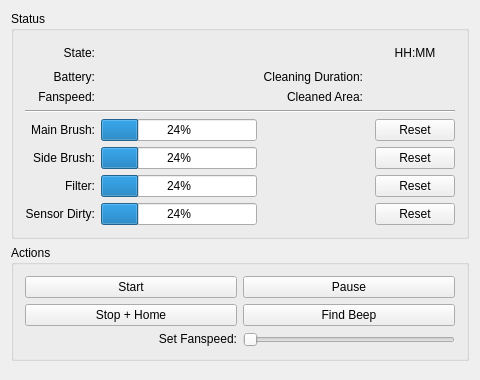
<?xml version="1.0" encoding="UTF-8"?>
<ui version="4.0">
 <class>MainWindow</class>
 <widget class="QMainWindow" name="MainWindow">
  <property name="geometry">
   <rect>
    <x>0</x>
    <y>0</y>
    <width>480</width>
    <height>380</height>
   </rect>
  </property>
  <property name="windowTitle">
   <string>Sauger</string>
  </property>
  <widget class="QWidget" name="centralWidget">
   <layout class="QVBoxLayout" name="verticalLayout">
    <item>
     <widget class="QGroupBox" name="groupBox_2">
      <property name="title">
       <string>Status</string>
      </property>
      <layout class="QVBoxLayout" name="verticalLayout_3">
       <item>
        <layout class="QGridLayout" name="gridLayout_2">
         <item row="7" column="2" colspan="2">
          <widget class="QLabel" name="tme_sidebrush">
           <property name="text">
            <string/>
           </property>
          </widget>
         </item>
         <item row="2" column="0">
          <widget class="QLabel" name="fanspeedLabel">
           <property name="text">
            <string>Fanspeed:</string>
           </property>
           <property name="alignment">
            <set>Qt::AlignRight|Qt::AlignTrailing|Qt::AlignVCenter</set>
           </property>
          </widget>
         </item>
         <item row="6" column="0">
          <widget class="QLabel" name="mainBrushLabel">
           <property name="text">
            <string>Main Brush:</string>
           </property>
           <property name="alignment">
            <set>Qt::AlignRight|Qt::AlignTrailing|Qt::AlignVCenter</set>
           </property>
          </widget>
         </item>
         <item row="8" column="1">
          <widget class="QProgressBar" name="con_filter">
           <property name="value">
            <number>24</number>
           </property>
          </widget>
         </item>
         <item row="6" column="1">
          <widget class="QProgressBar" name="con_mainbrush">
           <property name="value">
            <number>24</number>
           </property>
          </widget>
         </item>
         <item row="8" column="2" colspan="2">
          <widget class="QLabel" name="tme_filter">
           <property name="text">
            <string/>
           </property>
          </widget>
         </item>
         <item row="2" column="2">
          <widget class="QLabel" name="cleanedAreaLabel">
           <property name="text">
            <string>Cleaned Area:</string>
           </property>
           <property name="alignment">
            <set>Qt::AlignRight|Qt::AlignTrailing|Qt::AlignVCenter</set>
           </property>
          </widget>
         </item>
         <item row="1" column="0">
          <widget class="QLabel" name="BatteryLabel">
           <property name="text">
            <string>Battery:</string>
           </property>
           <property name="alignment">
            <set>Qt::AlignRight|Qt::AlignTrailing|Qt::AlignVCenter</set>
           </property>
          </widget>
         </item>
         <item row="9" column="0">
          <widget class="QLabel" name="sensorLabel">
           <property name="text">
            <string>Sensor Dirty:</string>
           </property>
           <property name="alignment">
            <set>Qt::AlignRight|Qt::AlignTrailing|Qt::AlignVCenter</set>
           </property>
          </widget>
         </item>
         <item row="1" column="2">
          <widget class="QLabel" name="cleaningSinceLabel">
           <property name="text">
            <string>Cleaning Duration:</string>
           </property>
           <property name="alignment">
            <set>Qt::AlignRight|Qt::AlignTrailing|Qt::AlignVCenter</set>
           </property>
          </widget>
         </item>
         <item row="2" column="1">
          <widget class="QLabel" name="nfo_fanspeed">
           <property name="text">
            <string/>
           </property>
          </widget>
         </item>
         <item row="7" column="0">
          <widget class="QLabel" name="sideBrushLabel">
           <property name="text">
            <string>Side Brush:</string>
           </property>
           <property name="alignment">
            <set>Qt::AlignRight|Qt::AlignTrailing|Qt::AlignVCenter</set>
           </property>
          </widget>
         </item>
         <item row="7" column="1">
          <widget class="QProgressBar" name="con_sidebrush">
           <property name="value">
            <number>24</number>
           </property>
          </widget>
         </item>
         <item row="6" column="2" colspan="2">
          <widget class="QLabel" name="tme_mainbrush">
           <property name="text">
            <string/>
           </property>
          </widget>
         </item>
         <item row="1" column="1">
          <widget class="QLabel" name="nfo_battery">
           <property name="text">
            <string/>
           </property>
          </widget>
         </item>
         <item row="9" column="1">
          <widget class="QProgressBar" name="con_sensor">
           <property name="value">
            <number>24</number>
           </property>
          </widget>
         </item>
         <item row="8" column="0">
          <widget class="QLabel" name="filterLabel">
           <property name="text">
            <string>Filter:</string>
           </property>
           <property name="alignment">
            <set>Qt::AlignRight|Qt::AlignTrailing|Qt::AlignVCenter</set>
           </property>
          </widget>
         </item>
         <item row="0" column="0">
          <widget class="QLabel" name="stateLabel">
           <property name="text">
            <string>State:</string>
           </property>
           <property name="alignment">
            <set>Qt::AlignRight|Qt::AlignTrailing|Qt::AlignVCenter</set>
           </property>
          </widget>
         </item>
         <item row="9" column="2" colspan="2">
          <widget class="QLabel" name="tme_sensor">
           <property name="text">
            <string/>
           </property>
          </widget>
         </item>
         <item row="9" column="4">
          <widget class="QPushButton" name="pushButtonRstSensor">
           <property name="text">
            <string>Reset</string>
           </property>
          </widget>
         </item>
         <item row="0" column="4">
          <widget class="QPushButton" name="tme_now">
           <property name="text">
            <string>HH:MM</string>
           </property>
           <property name="flat">
            <bool>true</bool>
           </property>
          </widget>
         </item>
         <item row="1" column="3" colspan="2">
          <widget class="QLabel" name="nfo_clean">
           <property name="text">
            <string/>
           </property>
          </widget>
         </item>
         <item row="2" column="3" colspan="2">
          <widget class="QLabel" name="nfo_area">
           <property name="text">
            <string/>
           </property>
          </widget>
         </item>
         <item row="0" column="1" colspan="3">
          <widget class="QLabel" name="nfo_state">
           <property name="text">
            <string/>
           </property>
          </widget>
         </item>
         <item row="8" column="4">
          <widget class="QPushButton" name="pushButtonRstFilter">
           <property name="text">
            <string>Reset</string>
           </property>
          </widget>
         </item>
         <item row="7" column="4">
          <widget class="QPushButton" name="pushButtonRstSide">
           <property name="text">
            <string>Reset</string>
           </property>
          </widget>
         </item>
         <item row="6" column="4">
          <widget class="QPushButton" name="pushButtonRstMain">
           <property name="text">
            <string>Reset</string>
           </property>
          </widget>
         </item>
         <item row="5" column="0" colspan="5">
          <widget class="Line" name="line">
           <property name="orientation">
            <enum>Qt::Horizontal</enum>
           </property>
          </widget>
         </item>
        </layout>
       </item>
      </layout>
     </widget>
    </item>
    <item>
     <widget class="QGroupBox" name="groupBoxAction">
      <property name="title">
       <string>Actions</string>
      </property>
      <layout class="QGridLayout" name="gridLayout">
       <item row="0" column="1">
        <widget class="QPushButton" name="pushButtonPause">
         <property name="text">
          <string>Pause</string>
         </property>
        </widget>
       </item>
       <item row="2" column="0">
        <widget class="QPushButton" name="pushButtonHome">
         <property name="text">
          <string>Stop + Home</string>
         </property>
        </widget>
       </item>
       <item row="0" column="0">
        <widget class="QPushButton" name="pushButtonStart">
         <property name="text">
          <string>Start</string>
         </property>
        </widget>
       </item>
       <item row="2" column="1">
        <widget class="QPushButton" name="pushButtonFind">
         <property name="text">
          <string>Find Beep</string>
         </property>
        </widget>
       </item>
       <item row="3" column="0">
        <widget class="QLabel" name="label">
         <property name="sizePolicy">
          <sizepolicy hsizetype="Minimum" vsizetype="Fixed">
           <horstretch>0</horstretch>
           <verstretch>0</verstretch>
          </sizepolicy>
         </property>
         <property name="text">
          <string>Set Fanspeed:</string>
         </property>
         <property name="alignment">
          <set>Qt::AlignRight|Qt::AlignTrailing|Qt::AlignVCenter</set>
         </property>
        </widget>
       </item>
       <item row="3" column="1">
        <widget class="QSlider" name="sliderFanSpeed">
         <property name="sizePolicy">
          <sizepolicy hsizetype="Minimum" vsizetype="Fixed">
           <horstretch>0</horstretch>
           <verstretch>0</verstretch>
          </sizepolicy>
         </property>
         <property name="minimum">
          <number>1</number>
         </property>
         <property name="maximum">
          <number>100</number>
         </property>
         <property name="tracking">
          <bool>false</bool>
         </property>
         <property name="orientation">
          <enum>Qt::Horizontal</enum>
         </property>
        </widget>
       </item>
      </layout>
     </widget>
    </item>
    <item>
     <spacer name="verticalSpacer">
      <property name="orientation">
       <enum>Qt::Vertical</enum>
      </property>
      <property name="sizeHint" stdset="0">
       <size>
        <width>20</width>
        <height>40</height>
       </size>
      </property>
     </spacer>
    </item>
   </layout>
  </widget>
 </widget>
 <layoutdefault spacing="6" margin="11"/>
 <resources/>
 <connections/>
</ui>
